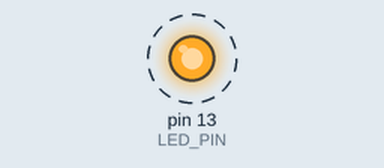
A sketch run on a simulated Arduino Mega 2560, built with avr-gcc and run on an emulated ATmega2560. On the bench: output pins drawn as LEDs (lit = HIGH). Dashed ring = blinking. What the sketch prints to the serial monitor is not drawn.

Above: at 0.2 s.
Timing chart, 0 to 3.0 s (numbered marks = the images above):
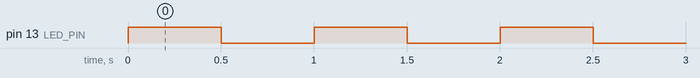

The sketch:

atmel1.ino
```cpp
#define LED_PIN 13

void setup()
{
	Serial.begin(9600);
	pinMode(LED_PIN,OUTPUT);
}

void loop()
{
	Serial.println("Led on");
	digitalWrite(LED_PIN,HIGH);
	delay(500);
	Serial.println("Led off");
	digitalWrite(LED_PIN,LOW);
	delay(500);

}
```

Measured:
- by itself, pin 13 (LED_PIN): alternates HIGH for 0.50 s and LOW for 0.50 s
